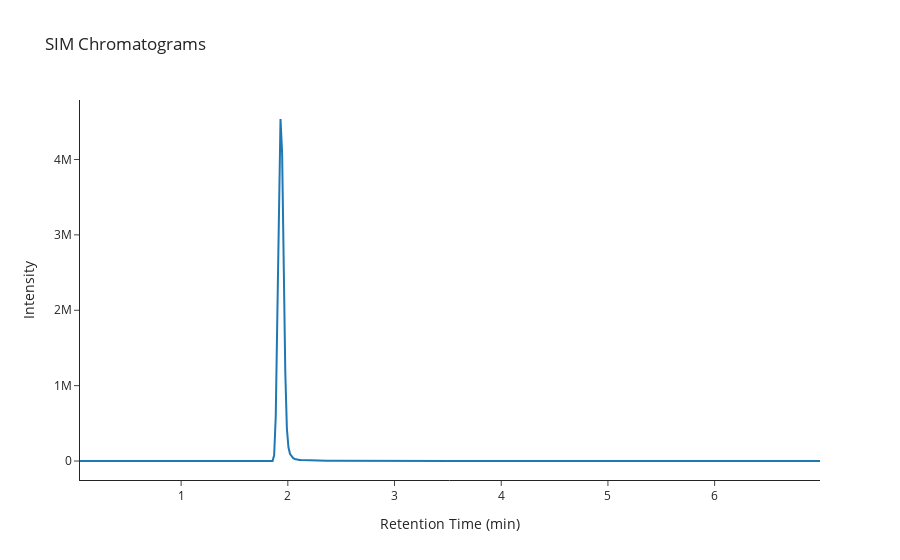

This figure's notebook cell:
### Markdown cell above
mzs available in SIM: 120, 124, 134, 237, 247, 254, 258, 267, 268, 275, 278, 296, 300, 325, 370, 429, 441, 748, 752

mzs available in TIC: range(100, 801)

### Code cell
# EIC/TIC plots (intensity/time)
analyses.plot_chromatogram(indices = 246, data="sim", mz=268)

### Figure 1 — Plotly figure (JSON) as saved in the notebook; plotly's stock layout.template omitted (floating-point values rounded to 4 significant figures; data arrays with more than 128 entries replaced by an {"elided": "..."} marker saying what was removed)
{"data": [{"hovertemplate": "<b>index</b>: 246<br><b>name</b>: 025-D2F-A1-Mix 1<br><b>path</b>: C:/Users/Sandeep/Desktop/Error-LC/Method-Data\\250624_Mix-1_30x100ng-mL 2025-06-24 10-33-02\\025-D2F-A1-Mix 1.D<br><b>batch</b>: 250624_Mix-1_30x100ng-mL 2025-06-24 10-33-02<br><b>batch_position</b>: 25<br><b>idle_time</b>: 43.0<br><b>sample</b>: Mix 1<br><b>method</b>: error_lc<br><b>timestamp</b>: 2025-06-24 13:56:12<br><b>unit</b>: None<br><b>instrument</b>: None<br><b>signal</b>: None<br><b>date</b>: 24 Jun 25   1:57 pm +0100<br><b>detector</b>: MS<br><b>pump</b>: G7167B<br><b>vial_position</b>: D2F-A><br><b>start_time</b>: 2025-06-24 13:56:14<br><b>end_time</b>: 2025-06-24 14:03:58<br><b>runtime</b>: 416.119<br><b>Time: </b>%{x}<br><b>Intensity: </b>%{y}<extra></extra>", "mode": "lines", "name": "025-D2F-A1-Mix 1 (Mix 1)", "text": "<b>index</b>: 246<br><b>name</b>: 025-D2F-A1-Mix 1<br><b>path</b>: C:/Users/Sandeep/Desktop/Error-LC/Method-Data\\250624_Mix-1_30x100ng-mL 2025-06-24 10-33-02\\025-D2F-A1-Mix 1.D<br><b>batch</b>: 250624_Mix-1_30x100ng-mL 2025-06-24 10-33-02<br><b>batch_position</b>: 25<br><b>idle_time</b>: 43.0<br><b>sample</b>: Mix 1<br><b>method</b>: error_lc<br><b>timestamp</b>: 2025-06-24 13:56:12<br><b>unit</b>: None<br><b>instrument</b>: None<br><b>signal</b>: None<br><b>date</b>: 24 Jun 25   1:57 pm +0100<br><b>detector</b>: MS<br><b>pump</b>: G7167B<br><b>vial_position</b>: D2F-A><br><b>start_time</b>: 2025-06-24 13:56:14<br><b>end_time</b>: 2025-06-24 14:03:58<br><b>runtime</b>: 416.119", "type": "scatter", "x": {"elided": "466 float values"}, "y": {"elided": "466 int values"}}], "layout": {"title": {"text": "SIM Chromatograms "}, "xaxis": {"title": {"text": "Retention Time (min)"}}, "yaxis": {"title": {"text": "Intensity"}}}}
